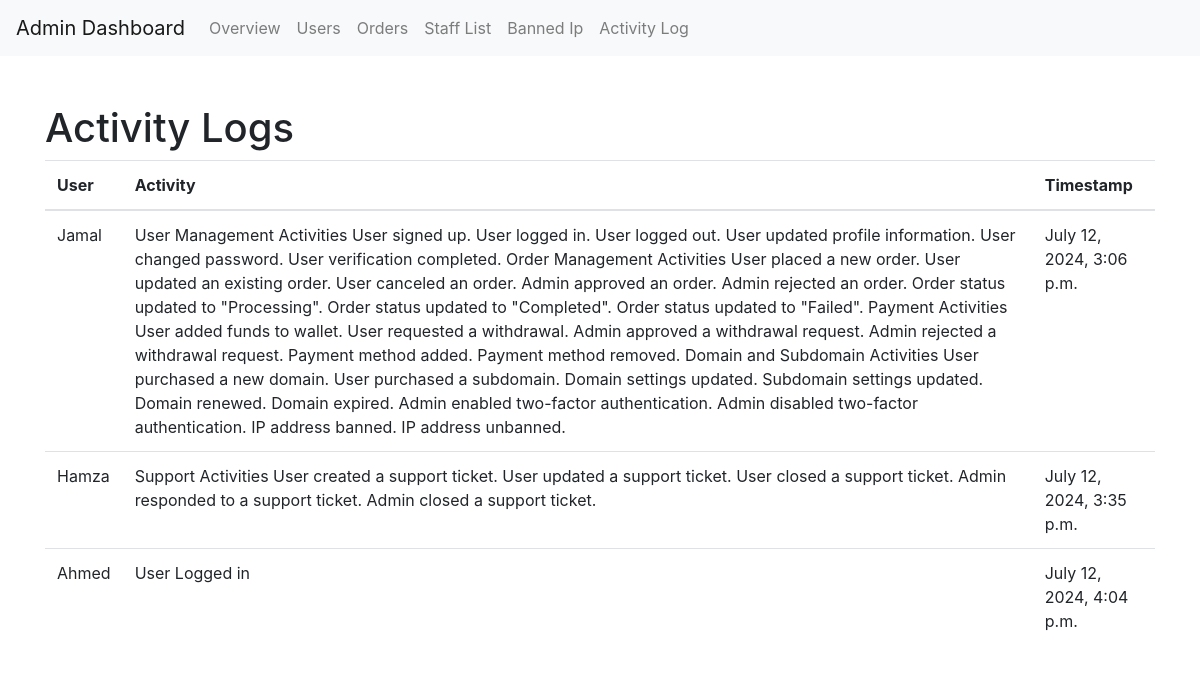
The page /admin_dashboard/activity_logs/ (signed in) on the database its author committed.
### admin_dashboard/models.py (models this page shows, shortened)
class ActivityLog(models.Model):
    user = models.ForeignKey(settings.AUTH_USER_MODEL, on_delete=models.CASCADE)
    activity = models.TextField()
    timestamp = models.DateTimeField(auto_now_add=True)

### admin_dashboard/views.py (the view)
# urls.py: path('activity_logs/', views.activity_logs, name='activity_logs'),
@login_required
def activity_logs(request):
    logs = ActivityLog.objects.all()
    return render(request, 'templates/activity_logs.html', {'logs': logs})

### templates/activity_logs.html
{% extends 'base_admin.html' %}
{% block content %}
<h1>Activity Logs</h1>
<table class="table">
    <thead>
        <tr>
            <th>User</th>
            <th>Activity</th>
            <th>Timestamp</th>
        </tr>
    </thead>
    <tbody>
        {% for log in logs %}
        <tr>
            <td>{{ log.user.username }}</td>
            <td>{{ log.activity }}</td>
            <td>{{ log.timestamp }}</td>
        </tr>
        {% endfor %}
    </tbody>
</table>
{% endblock %}

### rows shown on the page
ActivityLog: user.username "Jamal", activity "User Management Activities User signed up. User logged in. User logged out. User updated profile information. User changed password. User verification completed. Order Management Activities User placed a new order. User updated an existing order. User canceled an order. Admin approved an order. Admin rejected an order. Order status updated to \"Processing\". Order status updated to \"Completed\". Order status updated to \"Failed\". Payment Activities User added funds to wallet. User requested a withdrawal. Admin approved a withdrawal request. Admin rejected a withdrawal request. Payment method added. Payment method removed. Domain and Subdomain Activities User purchased a new domain. User…", timestamp "July 12, 2024, 3:06 p.m."
ActivityLog: user.username "Hamza", activity "Support Activities User created a support ticket. User updated a support ticket. User closed a support ticket. Admin responded to a support ticket. Admin closed a support ticket.", timestamp "July 12, 2024, 3:35 p.m."
ActivityLog: user.username "Ahmed", activity "User Logged in", timestamp "July 12, 2024, 4:04 p.m."
